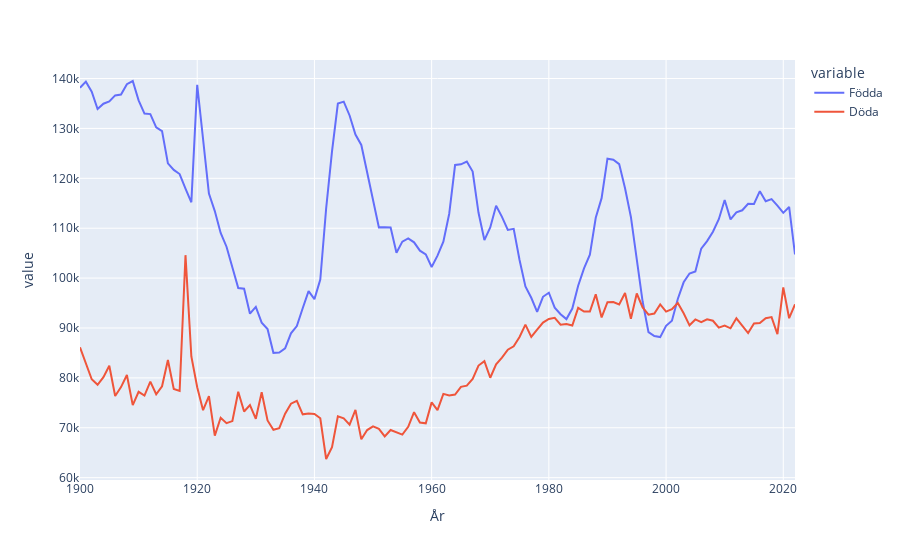

Write notebook code for a chart like this one.
### Code cell
import plotly_express as px

fig = px.line(befolknings_data, x="År", y=["Födda", "Döda"])

fig.show()
